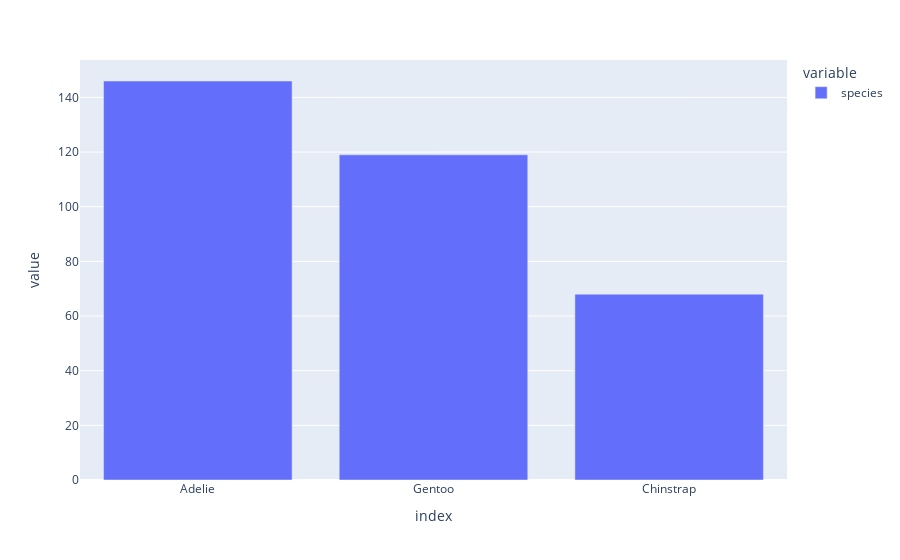

This figure's notebook cell:
### Code cell
px.bar(df.species.value_counts())

### Figure 1 — Plotly figure (JSON) as saved in the notebook; plotly's stock layout.template omitted (floating-point values rounded to 4 significant figures)
{"data": [{"alignmentgroup": "True", "hovertemplate": "variable=species<br>index=%{x}<br>value=%{y}<extra></extra>", "legendgroup": "species", "marker": {"color": "#636efa"}, "name": "species", "offsetgroup": "species", "orientation": "v", "showlegend": true, "textposition": "auto", "type": "bar", "x": ["Adelie", "Gentoo", "Chinstrap"], "xaxis": "x", "y": [146, 119, 68], "yaxis": "y"}], "layout": {"barmode": "relative", "legend": {"title": {"text": "variable"}, "tracegroupgap": 0}, "margin": {"t": 60}, "xaxis": {"anchor": "y", "domain": [0, 1], "title": {"text": "index"}}, "yaxis": {"anchor": "x", "domain": [0, 1], "title": {"text": "value"}}}}
